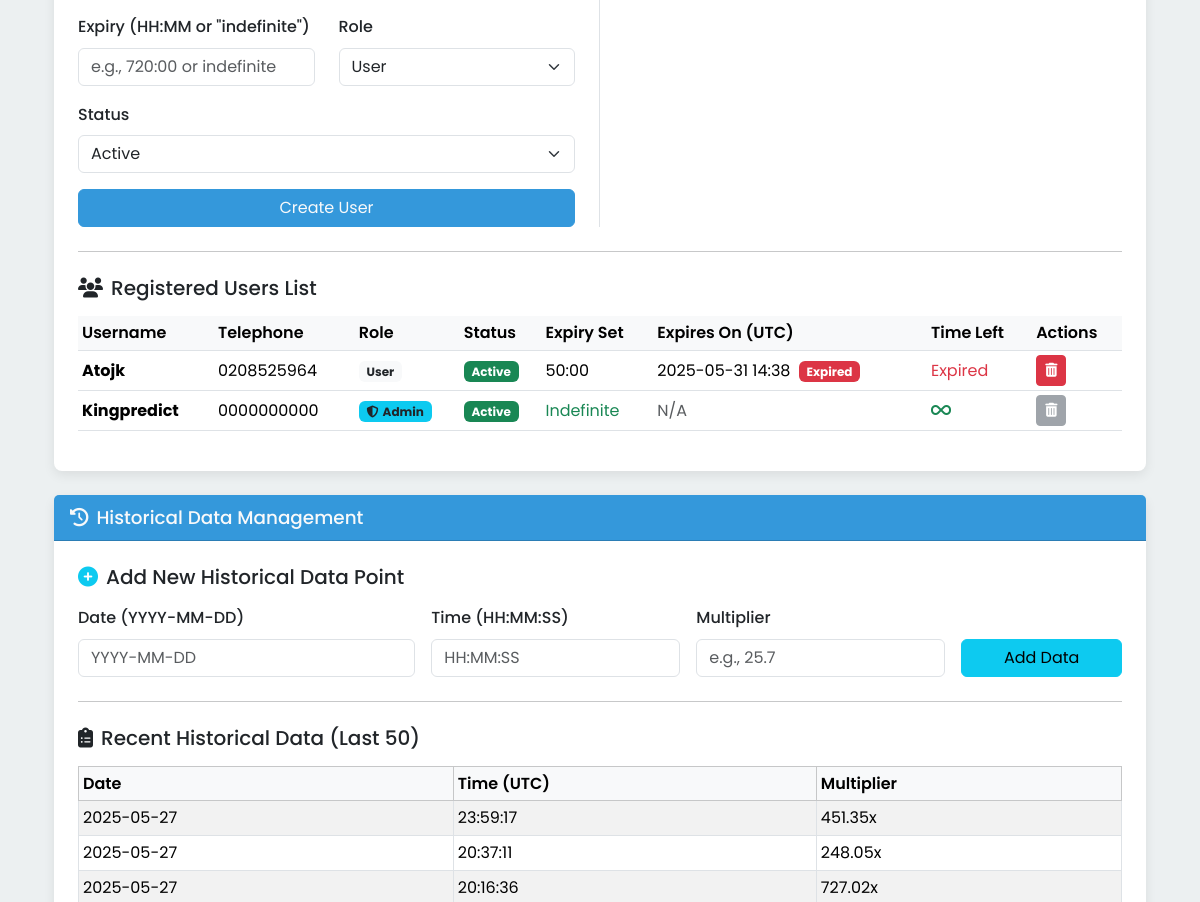
Page /admin (signed in, middle part) on the earlier database version.
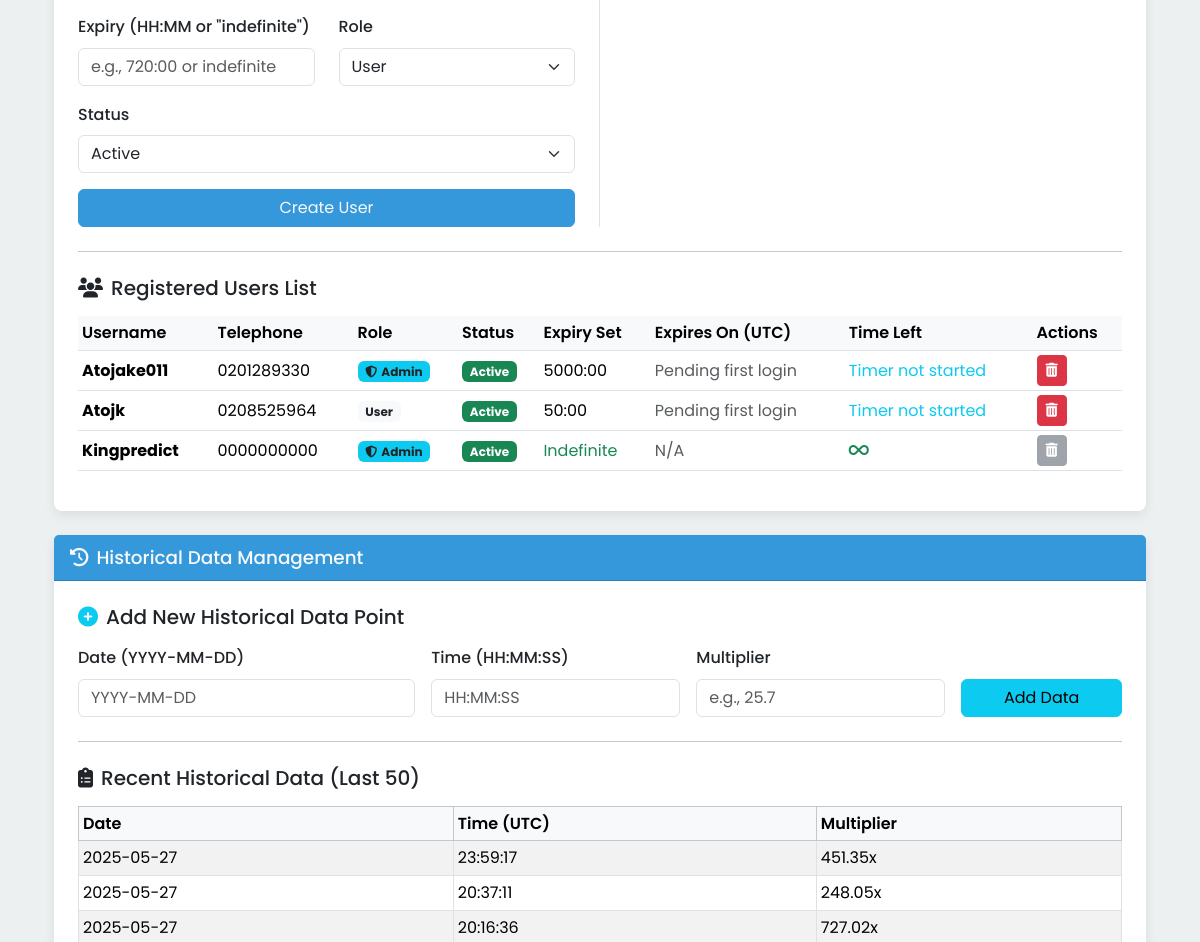
Same page on the later database version.
### app_kp.py (models this page shows, shortened)
class User(UserMixin, db.Model):
    __tablename__ = 'user'
    id = db.Column(db.Integer, primary_key=True)
    username = db.Column(db.String(20), unique=True, nullable=False)
    telephone_number = db.Column(db.String(20), unique=True, nullable=False)
    password_hash = db.Column(db.String(60), nullable=False)
    is_admin = db.Column(db.Boolean, default=False, nullable=False)
    status = db.Column(db.String(20), default='pending', nullable=False)
    registration_timestamp = db.Column(db.DateTime(timezone=True), default=lambda: datetime.now(timezone.utc))
    approved_by_admin_id = db.Column(db.Integer, db.ForeignKey('user.id'), nullable=True)
    approval_timestamp = db.Column(db.DateTime(timezone=True), nullable=True)
    expiry_duration_seconds = db.Column(db.Integer, nullable=True)
    first_login_timestamp = db.Column(db.DateTime(timezone=True), nullable=True)
    actual_expiry_timestamp = db.Column(db.DateTime(timezone=True), nullable=True)
    login_device_identifier = db.Column(db.String(64), nullable=True)
    failed_login_attempts = db.Column(db.Integer, default=0)
    lockout_until = db.Column(db.DateTime(timezone=True), nullable=True)
    approver = db.relationship('User', remote_side=[id], foreign_keys=[approved_by_admin_id], backref='approved_users_list', lazy='joined')
    @property
    def time_left_seconds(self) -> Optional[float]:
        if self.status != 'active': return None
        if self.actual_expiry_timestamp:
            expiry_aware = self.actual_expiry_timestamp
            if expiry_aware.tzinfo is None: expiry_aware = expiry_aware.replace(tzinfo=timezone.utc)
            return max(0, (expiry_aware - datetime.now(timezone.utc)).total_seconds())
        return None
    @property
    def is_explicitly_expired(self) -> bool:
        if self.status != 'active': return True
        if self.actual_expiry_timestamp:
            expiry_aware = self.actual_expiry_timestamp
            if expiry_aware.tzinfo is None: expiry_aware = expiry_aware.replace(tzinfo=timezone.utc)
            return datetime.now(timezone.utc) >= expiry_aware
        if self.expiry_duration_seconds is None and self.status == 'active': return False
        return False if self.status == 'active' else True

class HistoricalData(db.Model):
    __tablename__ = 'historical_data'
    id = db.Column(db.Integer, primary_key=True)
    date = db.Column(db.String(10), nullable=False)
    time = db.Column(db.String(8), nullable=False)
    multiplier = db.Column(db.Float, nullable=False)

### app_kp.py (the view)
@app.route('/admin', methods=['GET'])
@login_required
def admin_dashboard():
    if not current_user.is_admin: flash('Access denied.', 'danger'); return redirect(url_for('dashboard'))
    users = User.query.order_by(User.status.asc(), User.username.asc()).all()
    create_user_form = AdminCreateUserForm()
    renewal_form = AdminRenewUserForm()
    historical_data_form = AddHistoricalDataForm()
    historical_records = HistoricalData.query.order_by(HistoricalData.date.desc(), HistoricalData.time.desc()).limit(50).all()
    return render_template('admin_dashboard.html', title='Admin Panel', users=users,
                           registration_form=create_user_form,
                           renewal_form=renewal_form,
                           historical_data_form=historical_data_form,
                           historical_records=historical_records)

### templates/admin_dashboard.html (shortened to what this page needs)
{% extends "layout.html" %}
{% block content %}
<div class="container mt-4 mb-5">
                {% set pending_count = users|selectattr('status', 'equalto', 'pending')|list|length %}
    <div class="card admin-section-card mb-4">
        <div class="card-body p-4">
            <div class="row">
                <div class="col-md-6 border-end pe-lg-4 mb-4 mb-md-0">
                    <form method="POST" action="{{ url_for('admin_create_user') }}" novalidate>
                        <div class="row">
                        </div>
                        <div class="row">
                            <div class="col-sm-6 mb-3">
                                {{ registration_form.expiry_time.label(class="form-label") }}
                                {{ registration_form.expiry_time(class="form-control" + (" is-invalid" if registration_form.expiry_time.errors else ""), placeholder="e.g., 720:00 or indefinite") }}
                            </div>
                            <div class="col-sm-6 mb-3">
                                {{ registration_form.is_admin.label(class="form-label") }}
                                {{ registration_form.is_admin(class="form-select" + (" is-invalid" if registration_form.is_admin.errors else "")) }}
                            </div>
                        </div>
                        <div class="mb-3">
                            {{ registration_form.status.label(class="form-label") }}
                            {{ registration_form.status(class="form-select" + (" is-invalid" if registration_form.status.errors else "")) }}
                        </div>
                        {{ registration_form.submit(class="btn btn-kp-primary w-100") }}
                    </form>
                </div>
                <div class="col-md-6 ps-lg-4">
                </div>
            </div>
            <hr class="my-4">
            <h5 class="mb-3"><i class="fas fa-users me-2"></i>Registered Users List</h5>
            <div class="table-responsive">
                <table class="table table-hover table-sm align-middle">
                    <thead>
                        <tr>
                            <th>Username</th>
                            <th>Telephone</th>
                            <th>Role</th>
                            <th>Status</th>
                            <th>Expiry Set</th>
                            <th>Expires On (UTC)</th>
                            <th>Time Left</th>
                            <th>Actions</th>
                        </tr>
                    </thead>
                    <tbody>
                        {% for user_item in users %}
                        <tr>
                            <td><strong>{{ user_item.username }}</strong></td>
                            <td>{{ user_item.telephone_number }}</td>
                            <td>
                                {% if user_item.is_admin %}
                                    <span class="badge bg-info text-dark"><i class="fas fa-shield-alt me-1"></i>Admin</span>
                                {% else %}
                                    <span class="badge bg-light text-dark">User</span>
                                {% endif %}
                            </td>
                            <td>
                                <span class="badge status-{{ user_item.status.lower() }}">
                                    {{ user_item.status | capitalize }}
                                </span>
                            </td>
                            <td>
                                {% if user_item.expiry_duration_seconds is not none %}
                                    {{ '%02d:%02d' % (user_item.expiry_duration_seconds // 3600, (user_item.expiry_duration_seconds % 3600) // 60) }}
                                {% else %}
                                    <span class="text-success">Indefinite</span>
                                {% endif %}
                            </td>
                            <td>
                                {% if user_item.actual_expiry_timestamp %}
                                    {{ user_item.actual_expiry_timestamp.strftime('%Y-%m-%d %H:%M') }}
                                    {% if user_item.is_explicitly_expired and user_item.status == 'active' %}
                                        <span class="badge bg-danger ms-1">Expired</span>
                                    {% endif %}
                                {% elif user_item.expiry_duration_seconds is none and user_item.status == 'active' %}
                                     <span class="text-muted">N/A</span>
                                {% elif user_item.status == 'active' %}
                                    <span class="text-muted">Pending first login</span>
                                {% else %}
                                    <span class="text-muted">--</span>
                                {% endif %}
                            </td>
                            <td>
                                {% if user_item.status == 'active' and user_item.time_left_seconds is not none and user_item.time_left_seconds > 0 and not user_item.is_explicitly_expired %}
                                    {{ format_timedelta_to_hhmmss(timedelta(seconds=user_item.time_left_seconds)) }}
                                {% elif user_item.status == 'active' and user_item.is_explicitly_expired %}
                                    <span class="text-danger">Expired</span>
                                {% elif user_item.status == 'active' and user_item.expiry_duration_seconds is none %}
                                     <i class="fas fa-infinity text-success"></i>
                                {% elif user_item.status == 'active' and user_item.expiry_duration_seconds is not none and not user_item.first_login_timestamp %}
                                    <span class="text-info">Timer not started</span>
                                {% else %}
                                    <span class="text-muted">--:--:--</span>
                                {% endif %}
                            </td>
                            <td>
                                {% if user_item.id != current_user.id %}
                                <form method="POST" action="{{ url_for('admin_delete_user', user_id=user_item.id) }}" class="d-inline" onsubmit="return confirm('Are you sure you want to PERMANENTLY DELETE user {{ user_item.username }}? This cannot be undone.');">
                                    <button type="submit" class="btn btn-danger btn-sm" title="Delete User"><i class="fas fa-trash-alt"></i></button>
                                </form>
                                {% else %}
                                 <button class="btn btn-secondary btn-sm" disabled title="Cannot delete self"><i class="fas fa-trash-alt"></i></button>
                                {% endif %}
                            </td>
                        </tr>
                        {% endfor %}
                    </tbody>
                </table>
            </div>
        </div>
    </div>
    <div class="card admin-section-card">
        <div class="card-header"><i class="fas fa-history"></i>Historical Data Management</div>
        <div class="card-body p-4">
            <h5 class="mb-3"><i class="fas fa-plus-circle me-2 text-info"></i>Add New Historical Data Point</h5>
            <form method="POST" action="{{ url_for('admin_add_historical_data') }}" novalidate>
                <div class="row g-3 align-items-end">
                    <div class="col-md-4">
                        {{ historical_data_form.date.label(class="form-label") }}
                        {{ historical_data_form.date(class="form-control" + (" is-invalid" if historical_data_form.date.errors else ""), placeholder="YYYY-MM-DD") }}
                    </div>
                    <div class="col-md-3">
                        {{ historical_data_form.time.label(class="form-label") }}
                        {{ historical_data_form.time(class="form-control" + (" is-invalid" if historical_data_form.time.errors else ""), placeholder="HH:MM:SS") }}
                    </div>
                    <div class="col-md-3">
                        {{ historical_data_form.multiplier.label(class="form-label") }}
                        {{ historical_data_form.multiplier(class="form-control" + (" is-invalid" if historical_data_form.multiplier.errors else ""), placeholder="e.g., 25.7") }}
                    </div>
                    <div class="col-md-2">
                        {{ historical_data_form.submit(class="btn btn-info w-100") }}
                    </div>
                </div>
            </form>
            <hr class="my-4">
            <h5 class="mb-3"><i class="fas fa-clipboard-list me-2"></i>Recent Historical Data (Last 50)</h5>
            <div class="table-responsive" style="max-height: 350px; overflow-y: auto;">
                <table class="table table-sm table-striped table-bordered">
                    <thead class="table-light">
                        <tr>
                            <th>Date</th>
                            <th>Time (UTC)</th>
                            <th>Multiplier</th>
                        </tr>
                    </thead>
                    <tbody>
                        {% for record in historical_records %}
                            {% if record %}
                            <tr>
                                <td>{{ record.date }}</td>
                                <td>{{ record.time }}</td>
                                <td>{{ "%.2fx"|format(record.multiplier) }}</td>
                            </tr>
                            {% endif %}
                        {% else %}
                            <tr><td colspan="3" class="text-center text-muted py-3"><i>No historical data found.</i></td></tr>
                        {% endfor %}
                    </tbody>
                </table>
            </div>
        </div>
    </div>
</div>
{% endblock %}

### templates/layout.html (shortened to what this page needs)
<!DOCTYPE html>
<html lang="en">
<head>
    <link href="https://cdn.jsdelivr.net/npm/bootstrap@5.3.2/dist/css/bootstrap.min.css" rel="stylesheet">
    <link rel="stylesheet" href="https://cdnjs.cloudflare.com/ajax/libs/font-awesome/6.4.0/css/all.min.css" />
</head>
<body>
    <main class="container mt-4 pt-3">
        {% block content %}{% endblock %}
    </main>
</body>
</html>

Differences in the rows shown:
added User: username "Atojake011", telephone_number "0201289330", is_admin True (drawn), status "Active", expiry_duration_seconds "5000:00", shows "Pending first login", shows "Timer not started"
changed User "Atojk": actual_expiry_timestamp "2025-05-31 14:38" → (not shown); actual_expiry_timestamp "Expired Expired" → "Pending first login Timer not started"
